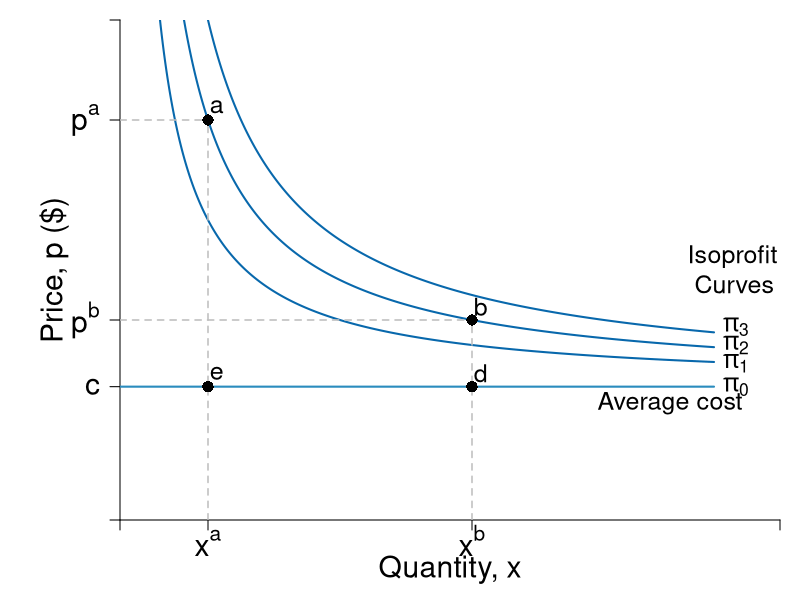

Generate this figure with R:
#Graph Designer: Simon Halliday + Scott Cohn
#Authors: Bowles and Halliday
#Title: Coordination, Conflict and Competition: A Text in Microeconomics

require(shape)
pdf(file = "firmmarketsupply/isoprofits_demand.pdf", width = 9, height = 7)

#Set parameters for graphics
axislabelsize <- 1.8
labelsize <- 1.5
namesize <- 1.8
annotatesize <- 1.5
graphlinewidth <- 2
segmentlinewidth <- 1.5

COL <- c("#7fc97f", "#beaed4", "#fdc086", "#ffff99", "#386cb0", "#f0027f", "#bf5b17", "#666666")
COLA <- c("#e0f3db", "#99d8c9","#66c2a4","#41ae76", "#238b45", "#005824")
COLB <- c("#c6dbef", "#4eb3d3", "#2b8cbe", "#0868ac","#084081")

#Edited the margins to cater for the larger LHS labels
par(mar =  c(4, 6, 1, 1))

AvgRevenue <- function(x, rmax = 12, xmax = 12){
  rmax - (rmax/xmax)*x
}

MRevenue <- function(x, rmax = 12, xmax = 12){
  rmax - 2*(rmax/xmax)*x
}

AvgCost <- function(x, c0 = 2, c1 = 4){
  c0/x + c1
}

IsoProf <- function(x, k = 0, c0 = 2, c1 = 4){
  AvgCost(x) + k/x
}

xlims <- c(0, 15)
ylims <- c(0, 15)

npts <- 501 
x <- seq(xlims[1], xlims[2], length.out = npts)
y <- seq(ylims[1], ylims[2], length.out = npts) 
a <- c(13, 16.75, 19.25)

plot(0, 0, xlim = xlims, ylim = ylims, type = "n",
     xlab = expression(paste("")),
     ylab = expression(paste("")), 
     xaxt = "n", 
     yaxt = "n", 
     cex.lab = axislabelsize, 
     bty = "n",
     xaxs = "i", 
     yaxs = "i")

ticksy <- c(0, 4, IsoProf(8, k = 14), IsoProf(2, k = 14), ylims[2])
ylabels <- c(NA, expression(paste(c)), expression(paste(p^{b})), expression(paste(p^{a})), NA) #expression(paste(p^{m})),
ticksx <- c(0, 2, 8, xlims[2])
xlabels <- c(NA, expression(paste(x^{a})), expression(paste(x^{b})), NA) #expression(paste(x^{m})), expression(paste(frac(bar(p),beta)))

axis(1, at = ticksx, pos = 0, labels = xlabels, cex.axis = axislabelsize)
axis(2, at = ticksy, pos = 0, labels = ylabels, las = 1, cex.axis = axislabelsize)

npts <- 500 
xx1 <- seq(xlims[1], xlims[2], length.out = npts)
xx2 <- seq(xlims[1], xlims[2] - 1.5, length.out = npts)
xx3 <- seq(2, 6, length.out = npts)

lines(xx2, IsoProf(xx2, k = 14), col = COLB[4], lwd = graphlinewidth)
lines(xx2, IsoProf(xx2, k = 8), col = COLB[4], lwd = graphlinewidth)
lines(xx2, IsoProf(xx2, k = 20), col = COLB[4], lwd = graphlinewidth)
segments(0, 4, xlims[2] - 1.5, 4, lty = 1, col = COLB[3] , lwd = graphlinewidth)

#Label the axes
#text(0.5*(xlims[2]), -1.5, expression(paste("Output, ", x)), xpd = TRUE, cex = axislabelsize) 
text(0.5*(xlims[2]), -1.5, expression(paste("Quantity, ", x)), xpd = TRUE, cex = axislabelsize) 
text(-1.5, 0.5*ylims[2], expression(paste("Price, ", p, " ($)")), xpd = TRUE, cex = axislabelsize, srt = 90) 

#Label curves
text(xlims[2] - 1, 7, expression(paste("Isoprofit \n Curves")), cex = labelsize)


#Draw segments for total costs
segments(0, IsoProf(x = 2, k = 14), 2, IsoProf(x = 2, k = 14), lty = 2, col = "gray" , lwd = segmentlinewidth)
segments(2, 0, 2, IsoProf(x = 2, k = 14), lty = 2, col = "gray" , lwd = segmentlinewidth)

segments(0, IsoProf(x = 8, k = 14), 8, IsoProf(x = 8, k = 14), lty = 2, col = "gray" , lwd = segmentlinewidth)
segments(8, 0, 8, IsoProf(x = 8, k = 14), lty = 2, col = "gray" , lwd = segmentlinewidth)


text(xlims[2] - 1, 5.8, expression(paste(pi[3])), cex = labelsize)
text(xlims[2] - 1, 5.25, expression(paste(pi[2])), cex = labelsize)
text(xlims[2] - 1, 4.7, expression(paste(pi[1])), cex = labelsize)
text(xlims[2] - 1, 4, expression(paste(pi[0])), cex = labelsize)
text(xlims[2] - 2.5, 3.5, expression(paste("Average cost")), cex = annotatesize)

points(2, IsoProf(x = 2, k = 14), pch = 16, col = "black", cex = 1.5)
text(2.2, IsoProf(x = 2, k = 14) + 0.4, expression(a), cex = labelsize)

points(8, IsoProf(x = 8, k = 14), pch = 16, col = "black", cex = 1.5)
text(8.2, IsoProf(x = 8, k = 14) + 0.4, expression(b), cex = labelsize)

points(2, 4, pch = 16, col = "black", cex = 1.5)
text(2.2, 4 + 0.4, expression(e), cex = labelsize)

points(8, 4, pch = 16, col = "black", cex = 1.5)
text(8.2, 4 + 0.4, expression(d), cex = labelsize)



dev.off()
